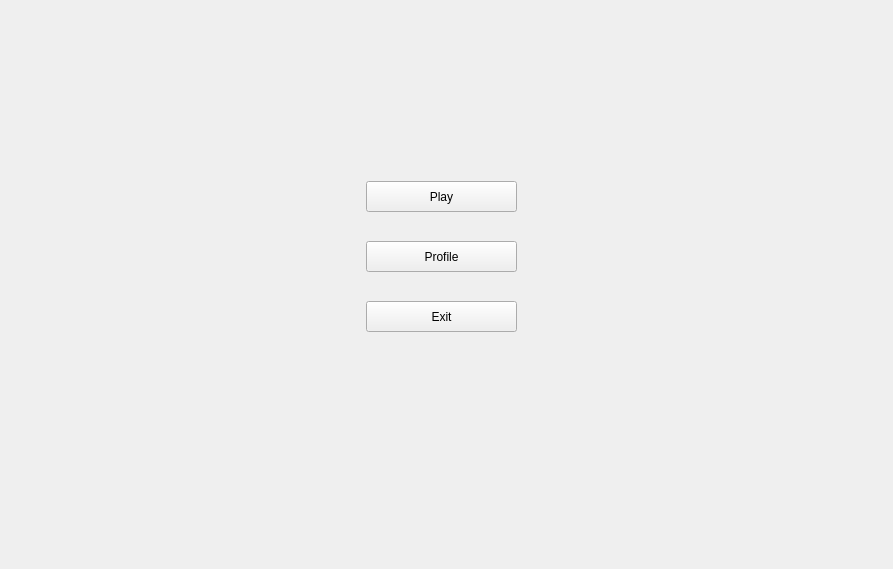
<?xml version="1.0" encoding="UTF-8"?>
<ui version="4.0">
 <class>MainMenu</class>
 <widget class="QWidget" name="MainMenu">
  <property name="geometry">
   <rect>
    <x>0</x>
    <y>0</y>
    <width>893</width>
    <height>569</height>
   </rect>
  </property>
  <property name="maximumSize">
   <size>
    <width>16777214</width>
    <height>16777215</height>
   </size>
  </property>
  <property name="windowTitle">
   <string>Form</string>
  </property>
  <layout class="QGridLayout" name="gridLayout">
   <item row="0" column="0">
    <widget class="QStackedWidget" name="stackedWidget">
     <property name="maximumSize">
      <size>
       <width>400</width>
       <height>16777215</height>
      </size>
     </property>
     <property name="cursor">
      <cursorShape>ArrowCursor</cursorShape>
     </property>
     <property name="currentIndex">
      <number>0</number>
     </property>
     <widget class="QWidget" name="menuPage">
      <widget class="QPushButton" name="playButton">
       <property name="geometry">
        <rect>
         <x>120</x>
         <y>170</y>
         <width>151</width>
         <height>31</height>
        </rect>
       </property>
       <property name="text">
        <string>Play</string>
       </property>
      </widget>
      <widget class="QPushButton" name="profileButton">
       <property name="geometry">
        <rect>
         <x>120</x>
         <y>230</y>
         <width>151</width>
         <height>31</height>
        </rect>
       </property>
       <property name="text">
        <string>Profile</string>
       </property>
      </widget>
      <widget class="QPushButton" name="exitButton">
       <property name="geometry">
        <rect>
         <x>120</x>
         <y>290</y>
         <width>151</width>
         <height>31</height>
        </rect>
       </property>
       <property name="text">
        <string>Exit</string>
       </property>
      </widget>
     </widget>
     <widget class="QWidget" name="profilePage">
      <layout class="QVBoxLayout" name="verticalLayout">
       <item>
        <spacer name="verticalSpacer">
         <property name="orientation">
          <enum>Qt::Orientation::Vertical</enum>
         </property>
         <property name="sizeHint" stdset="0">
          <size>
           <width>20</width>
           <height>178</height>
          </size>
         </property>
        </spacer>
       </item>
       <item>
        <widget class="QLabel" name="usernameLabel">
         <property name="sizePolicy">
          <sizepolicy hsizetype="Maximum" vsizetype="Preferred">
           <horstretch>0</horstretch>
           <verstretch>0</verstretch>
          </sizepolicy>
         </property>
         <property name="maximumSize">
          <size>
           <width>16777215</width>
           <height>16777213</height>
          </size>
         </property>
         <property name="contextMenuPolicy">
          <enum>Qt::ContextMenuPolicy::PreventContextMenu</enum>
         </property>
         <property name="toolTipDuration">
          <number>-6</number>
         </property>
         <property name="frameShape">
          <enum>QFrame::Shape::StyledPanel</enum>
         </property>
         <property name="frameShadow">
          <enum>QFrame::Shadow::Plain</enum>
         </property>
         <property name="text">
          <string>PLAYER_NAME</string>
         </property>
         <property name="textFormat">
          <enum>Qt::TextFormat::MarkdownText</enum>
         </property>
        </widget>
       </item>
       <item>
        <layout class="QGridLayout" name="gridLayout_2">
         <item row="4" column="0">
          <widget class="QLabel" name="label_3">
           <property name="text">
            <string>Timp Total Jucat (min):</string>
           </property>
          </widget>
         </item>
         <item row="1" column="0">
          <widget class="QLabel" name="label">
           <property name="text">
            <string>Jocuri Jucate:</string>
           </property>
          </widget>
         </item>
         <item row="2" column="1">
          <widget class="QLabel" name="gamesWonLabel">
           <property name="text">
            <string>0</string>
           </property>
          </widget>
         </item>
         <item row="4" column="1">
          <widget class="QLabel" name="totalTimeLabel">
           <property name="text">
            <string>0</string>
           </property>
          </widget>
         </item>
         <item row="1" column="1">
          <widget class="QLabel" name="gamesPlayedLabel">
           <property name="text">
            <string>0</string>
           </property>
          </widget>
         </item>
         <item row="3" column="0">
          <widget class="QLabel" name="label_4">
           <property name="text">
            <string>Total Carti la Pierdere:</string>
           </property>
          </widget>
         </item>
         <item row="2" column="0">
          <widget class="QLabel" name="label_2">
           <property name="text">
            <string>Jocuri Castigate:</string>
           </property>
          </widget>
         </item>
         <item row="3" column="1">
          <widget class="QLabel" name="cardsAtLossLabel">
           <property name="text">
            <string>0</string>
           </property>
          </widget>
         </item>
         <item row="5" column="0">
          <widget class="QLabel" name="label_6">
           <property name="text">
            <string>Scor Performanta:</string>
           </property>
          </widget>
         </item>
         <item row="5" column="1">
          <widget class="QLabel" name="performanceScoreLabel">
           <property name="text">
            <string>0</string>
           </property>
          </widget>
         </item>
        </layout>
       </item>
       <item>
        <widget class="QPushButton" name="backButton">
         <property name="sizePolicy">
          <sizepolicy hsizetype="Maximum" vsizetype="Fixed">
           <horstretch>0</horstretch>
           <verstretch>0</verstretch>
          </sizepolicy>
         </property>
         <property name="maximumSize">
          <size>
           <width>400</width>
           <height>16777215</height>
          </size>
         </property>
         <property name="text">
          <string>INAPOI</string>
         </property>
        </widget>
       </item>
       <item>
        <spacer name="verticalSpacer_2">
         <property name="orientation">
          <enum>Qt::Orientation::Vertical</enum>
         </property>
         <property name="sizeHint" stdset="0">
          <size>
           <width>20</width>
           <height>177</height>
          </size>
         </property>
        </spacer>
       </item>
      </layout>
     </widget>
     <widget class="QWidget" name="page">
      <widget class="QPushButton" name="createGameButton">
       <property name="geometry">
        <rect>
         <x>120</x>
         <y>180</y>
         <width>161</width>
         <height>31</height>
        </rect>
       </property>
       <property name="text">
        <string>Create Game</string>
       </property>
      </widget>
      <widget class="QPushButton" name="joinGameButton">
       <property name="geometry">
        <rect>
         <x>120</x>
         <y>250</y>
         <width>161</width>
         <height>31</height>
        </rect>
       </property>
       <property name="text">
        <string>Join Game</string>
       </property>
      </widget>
      <widget class="QPushButton" name="modeBackButton">
       <property name="geometry">
        <rect>
         <x>160</x>
         <y>320</y>
         <width>80</width>
         <height>31</height>
        </rect>
       </property>
       <property name="text">
        <string>Inapoi</string>
       </property>
      </widget>
     </widget>
     <widget class="QWidget" name="lobbyPage">
      <widget class="QPushButton" name="lobbyBackButton">
       <property name="geometry">
        <rect>
         <x>400</x>
         <y>330</y>
         <width>80</width>
         <height>24</height>
        </rect>
       </property>
       <property name="text">
        <string>Inapoi</string>
       </property>
      </widget>
     </widget>
    </widget>
   </item>
  </layout>
 </widget>
 <resources/>
 <connections/>
</ui>
